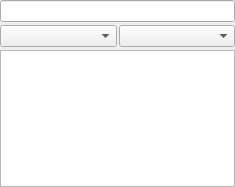
<?xml version="1.0" encoding="UTF-8"?>
<ui version="4.0">
 <class>EditorWidget</class>
 <widget class="QWidget" name="EditorWidget">
  <property name="geometry">
   <rect>
    <x>0</x>
    <y>0</y>
    <width>235</width>
    <height>187</height>
   </rect>
  </property>
  <layout class="QVBoxLayout" name="verticalLayout">
   <property name="spacing">
    <number>3</number>
   </property>
   <property name="margin">
    <number>0</number>
   </property>
   <item>
    <widget class="QLineEdit" name="plainTextEdit_Input"/>
   </item>
   <item>
    <widget class="QWidget" name="widget" native="true">
     <layout class="QHBoxLayout" name="horizontalLayout">
      <property name="spacing">
       <number>2</number>
      </property>
      <property name="margin">
       <number>0</number>
      </property>
      <item>
       <widget class="QComboBox" name="comboBox_LangSrc"/>
      </item>
      <item>
       <widget class="QComboBox" name="comboBox_LangDest"/>
      </item>
     </layout>
    </widget>
   </item>
   <item>
    <widget class="QTextEdit" name="plainTextEdit_Output">
     <property name="textInteractionFlags">
      <set>Qt::TextSelectableByKeyboard|Qt::TextSelectableByMouse</set>
     </property>
    </widget>
   </item>
  </layout>
 </widget>
 <tabstops>
  <tabstop>plainTextEdit_Output</tabstop>
 </tabstops>
 <resources/>
 <connections/>
</ui>
